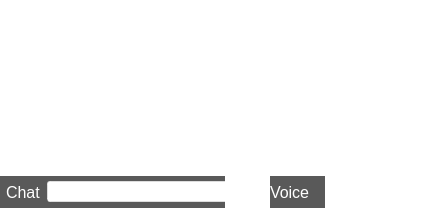
<?xml version="1.0" encoding="UTF-8"?>
<ui version="4.0">
 <class>CommunicationWidget</class>
 <widget class="QWidget" name="CommunicationWidget">
  <property name="geometry">
   <rect>
    <x>0</x>
    <y>0</y>
    <width>428</width>
    <height>208</height>
   </rect>
  </property>
  <property name="minimumSize">
   <size>
    <width>330</width>
    <height>0</height>
   </size>
  </property>
  <property name="windowTitle">
   <string>CommunicationWidget</string>
  </property>
  <property name="styleSheet">
   <string notr="true">/* Containers */

QWidget#CommunicationWidget {
	background-color: transparent;
}

QWidget#chatControlsWidget {
	background-color: rgba(34,34,34,191);
}

QWidget#chatContentWidget {
	background-color: transparent;
}

QWidget#imContentWidget {
	background-color: transparent;
	background-image: url('./data/ui/images/chat/IM_bground1.png');
	background-position: top left;
	background-repeat: no-repeat;
}

/* Buttons */

QPushButton#viewModeButton {
	border: 0px;
	background-color: transparent;
	background-image: url('./data/ui/images/chat/uibutton_HISTORY_normal.png');
	background-position: top left;
	background-repeat: no-repeat;
}

QPushButton#viewModeButton::hover {
	border: 0px;
	background-image: url('./data/ui/images/chat/uibutton_HISTORY_hover.png');
}

QPushButton#viewModeButton::pressed {
	border: 0px;
	background-image: url('./data/ui/images/chat/uibutton_HISTORY_click.png');
}

QPushButton#imButton {
	border: 0px;
	background-color: transparent;
	background-image: url('./data/ui/images/chat/uibutton_IM_normal.png');
	background-position: top left;
	background-repeat: no-repeat;
}

QPushButton#imButton::hover {
	border: 0px;
	background-image: url('./data/ui/images/chat/uibutton_IM_hover.png');
}

QPushButton#imButton::pressed {
	border: 0px;
	background-image: url('./data/ui/images/chat/uibutton_IM_click.png');
}

QLabel#chatLabel { border: 0px; background-color:  transparent; background-position: top left; background-repeat: no-repeat; color: rgb(255,255,255); }

/* Misc */

QScrollBar {
	background-color: rgba(34,34,34,191);
}</string>
  </property>
  <layout class="QHBoxLayout" name="horizontalLayout_2">
   <property name="spacing">
    <number>0</number>
   </property>
   <property name="margin">
    <number>0</number>
   </property>
   <item>
    <layout class="QHBoxLayout" name="horizontalLayoutMain">
     <property name="spacing">
      <number>0</number>
     </property>
     <property name="bottomMargin">
      <number>0</number>
     </property>
     <item>
      <layout class="QVBoxLayout" name="verticalLayoutChat">
       <property name="spacing">
        <number>0</number>
       </property>
       <property name="margin">
        <number>0</number>
       </property>
       <item>
        <widget class="QWidget" name="chatContentWidget" native="true">
         <property name="sizePolicy">
          <sizepolicy hsizetype="Expanding" vsizetype="Expanding">
           <horstretch>0</horstretch>
           <verstretch>0</verstretch>
          </sizepolicy>
         </property>
         <layout class="QVBoxLayout" name="verticalLayout_4">
          <property name="spacing">
           <number>0</number>
          </property>
          <property name="margin">
           <number>0</number>
          </property>
          <item>
           <layout class="QVBoxLayout" name="contentContainerLayout">
            <property name="margin">
             <number>6</number>
            </property>
           </layout>
          </item>
         </layout>
        </widget>
       </item>
       <item>
        <widget class="QWidget" name="chatControlsWidget" native="true">
         <property name="sizePolicy">
          <sizepolicy hsizetype="Expanding" vsizetype="Fixed">
           <horstretch>0</horstretch>
           <verstretch>0</verstretch>
          </sizepolicy>
         </property>
         <property name="minimumSize">
          <size>
           <width>0</width>
           <height>32</height>
          </size>
         </property>
         <property name="maximumSize">
          <size>
           <width>16777215</width>
           <height>32</height>
          </size>
         </property>
         <layout class="QHBoxLayout" name="horizontalLayout">
          <property name="spacing">
           <number>6</number>
          </property>
          <property name="leftMargin">
           <number>6</number>
          </property>
          <property name="topMargin">
           <number>0</number>
          </property>
          <property name="rightMargin">
           <number>6</number>
          </property>
          <property name="bottomMargin">
           <number>0</number>
          </property>
          <item>
           <widget class="QLabel" name="chatLabel">
            <property name="font">
             <font>
              <family>Arial</family>
              <pointsize>12</pointsize>
              <weight>50</weight>
              <bold>false</bold>
             </font>
            </property>
            <property name="text">
             <string>Chat</string>
            </property>
           </widget>
          </item>
          <item>
           <layout class="QHBoxLayout" name="chatHorizontalLayout">
            <item>
             <widget class="QLineEdit" name="chatLineEdit">
              <property name="minimumSize">
               <size>
                <width>250</width>
                <height>0</height>
               </size>
              </property>
              <property name="font">
               <font>
                <family>Calibri</family>
                <pointsize>10</pointsize>
               </font>
              </property>
              <property name="styleSheet">
               <string notr="true">border: 1px solid rgba(255,255,255,150); border-radius: 3px; padding-left: 2px;</string>
              </property>
             </widget>
            </item>
            <item>
             <widget class="QPushButton" name="viewModeButton">
              <property name="sizePolicy">
               <sizepolicy hsizetype="Fixed" vsizetype="Fixed">
                <horstretch>0</horstretch>
                <verstretch>0</verstretch>
               </sizepolicy>
              </property>
              <property name="minimumSize">
               <size>
                <width>62</width>
                <height>23</height>
               </size>
              </property>
              <property name="maximumSize">
               <size>
                <width>62</width>
                <height>23</height>
               </size>
              </property>
              <property name="font">
               <font>
                <family>Calibri</family>
                <pointsize>10</pointsize>
               </font>
              </property>
              <property name="text">
               <string/>
              </property>
              <property name="flat">
               <bool>true</bool>
              </property>
             </widget>
            </item>
           </layout>
          </item>
         </layout>
        </widget>
       </item>
      </layout>
     </item>
     <item>
      <layout class="QVBoxLayout" name="voiceLayoutVoice" stretch="0">
       <property name="spacing">
        <number>0</number>
       </property>
       <property name="margin">
        <number>0</number>
       </property>
       <item>
        <layout class="QVBoxLayout" name="voiceLayoutV">
         <property name="spacing">
          <number>0</number>
         </property>
         <property name="leftMargin">
          <number>0</number>
         </property>
         <item>
          <spacer name="verticalSpacer_voice">
           <property name="orientation">
            <enum>Qt::Vertical</enum>
           </property>
           <property name="sizeHint" stdset="0">
            <size>
             <width>0</width>
             <height>0</height>
            </size>
           </property>
          </spacer>
         </item>
         <item>
          <layout class="QHBoxLayout" name="voiceLayoutH">
           <property name="spacing">
            <number>0</number>
           </property>
           <property name="margin">
            <number>0</number>
           </property>
           <item>
            <widget class="QWidget" name="voiceLeftBorder" native="true">
             <property name="enabled">
              <bool>false</bool>
             </property>
             <property name="minimumSize">
              <size>
               <width>45</width>
               <height>0</height>
              </size>
             </property>
             <property name="styleSheet">
              <string notr="true">QWidget#voiceLeftBorder { border: 0px; background-color:transparent; background-image: url('./data/ui/images/comm/border.png'); background-position: top left; background-repeat: no-repeat; }</string>
             </property>
            </widget>
           </item>
           <item>
            <widget class="QLabel" name="voiceLabel">
             <property name="minimumSize">
              <size>
               <width>55</width>
               <height>32</height>
              </size>
             </property>
             <property name="font">
              <font>
               <family>Arial</family>
               <pointsize>12</pointsize>
               <weight>50</weight>
               <bold>false</bold>
              </font>
             </property>
             <property name="autoFillBackground">
              <bool>false</bool>
             </property>
             <property name="styleSheet">
              <string notr="true">QLabel#voiceLabel { border: 0px; background-color:  rgba(34,34,34,191); background-position: top left; background-repeat: no-repeat; color: rgb(255,255,255); }
</string>
             </property>
             <property name="text">
              <string>Voice</string>
             </property>
            </widget>
           </item>
          </layout>
         </item>
        </layout>
       </item>
      </layout>
     </item>
     <item>
      <layout class="QVBoxLayout" name="verticalLayoutIm">
       <item>
        <spacer name="verticalSpacer">
         <property name="orientation">
          <enum>Qt::Vertical</enum>
         </property>
         <property name="sizeHint" stdset="0">
          <size>
           <width>20</width>
           <height>40</height>
          </size>
         </property>
        </spacer>
       </item>
       <item>
        <widget class="QWidget" name="imContentWidget" native="true">
         <property name="sizePolicy">
          <sizepolicy hsizetype="Fixed" vsizetype="Fixed">
           <horstretch>0</horstretch>
           <verstretch>0</verstretch>
          </sizepolicy>
         </property>
         <property name="minimumSize">
          <size>
           <width>103</width>
           <height>32</height>
          </size>
         </property>
         <property name="maximumSize">
          <size>
           <width>103</width>
           <height>32</height>
          </size>
         </property>
         <layout class="QHBoxLayout" name="horizontalLayout_3">
          <property name="spacing">
           <number>0</number>
          </property>
          <property name="margin">
           <number>0</number>
          </property>
          <item>
           <widget class="QPushButton" name="imButton">
            <property name="sizePolicy">
             <sizepolicy hsizetype="Fixed" vsizetype="Fixed">
              <horstretch>0</horstretch>
              <verstretch>0</verstretch>
             </sizepolicy>
            </property>
            <property name="minimumSize">
             <size>
              <width>84</width>
              <height>32</height>
             </size>
            </property>
            <property name="maximumSize">
             <size>
              <width>84</width>
              <height>32</height>
             </size>
            </property>
            <property name="font">
             <font>
              <family>Calibri</family>
              <pointsize>10</pointsize>
             </font>
            </property>
            <property name="text">
             <string/>
            </property>
            <property name="flat">
             <bool>true</bool>
            </property>
           </widget>
          </item>
         </layout>
        </widget>
       </item>
      </layout>
     </item>
    </layout>
   </item>
  </layout>
 </widget>
 <resources/>
 <connections/>
</ui>
